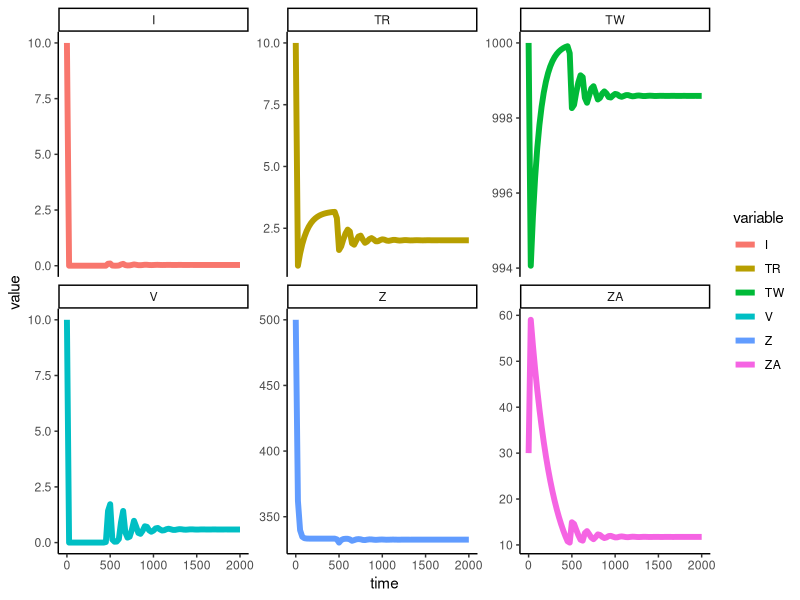
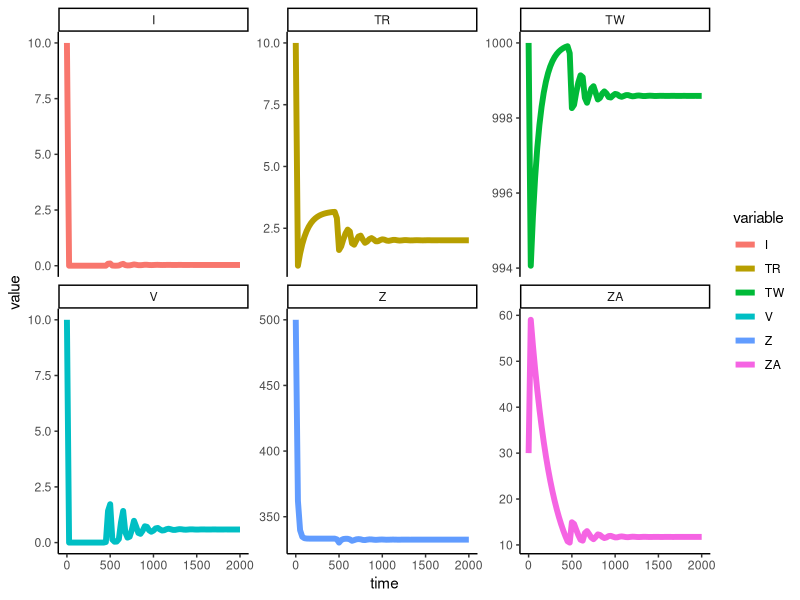

R code for these plots, in order:
library(deSolve)
library(ggplot2)
library(tidyr)

# hiv_func is the function on the right hand side of the
# differential equation. 
hiv_func <- function(t, HIV, params) {

    TW = HIV["TW"]
    TR = HIV["TR"]
    I = HIV["I"]
    V = HIV["V"]
    Z = HIV["Z"]
    ZA = HIV["ZA"]

    lambda_T_W = params["lambda_T_W"]
    lambda_T_R = params["lambda_T_R"]
    X_W= params["X_W"]
    X_R = params["X_R"]
    mu_T_W = params["mu_T_W"]
    mu_T_R = params["mu_T_R"]
    mu_I = params["mu_I"]
    epsilon_V = params["epsilon_V"]
    mu_V = params["mu_V"]
    alpha = params["alpha"]
    c = params["c"]
    lambda_Z = params["lambda_Z"]
    mu_Z = params["mu_Z"]
    beta = params["beta"]
    mu_Z_A = params["mu_Z_A"]

    # now that we have extracted the parameters, we can evaluate the
    # differential equation's right hand side

    dTW = lambda_T_W - mu_T_W*TW - X_W*TW*V
    dTR = lambda_T_R - mu_T_R*TR - X_R*TR*V
    dI = V*(X_W*TW + X_R*TR) - mu_I*I - alpha*I*ZA
    dV = epsilon_V*mu_I*I - mu_V*V
    dZ = lambda_Z + c*Z*I - mu_Z*Z - beta*Z*I
    dZA = beta*Z*I - mu_Z_A*ZA

    list(c(dTW, dTR, dI, dV, dZ, dZA))
}

#parameters
parms <- c(lambda_T_W = 10,
      	   lambda_T_R = 0.03198,
      	   X_W= 0.000024,
      	   X_R = 0.01,
      	   mu_T_W = 0.01,
      	   mu_T_R = 0.01,
      	   mu_I = 0.5,
      	   epsilon_V = 100,
      	   mu_V = 3,
      	   alpha = 0.02,
      	   c = 0.000005,
      	   lambda_Z = 20,
      	   mu_Z = 0.06,
      	   beta = 0.004,
      	   mu_Z_A = 0.004)
	   

# initial values
Pstart <- c(TW = 1000,
       	    TR = 10,
       	    I = 10,
            V = 10,
	    Z = 500,
	    ZA = 30)

# set the times (full collection of x axis points)
times <- seq(from=0, to=2000, by= 25)


diffeq_result <- ode(
    func=hiv_func,
    y=Pstart,
    times=times,
    parms=parms)


diffeq_result <- as.data.frame(diffeq_result)

gathered_result <- gather(diffeq_result, variable, value, -time)

plot_result <- ggplot(data = gathered_result, mapping=aes(x=time, y=value, color = variable)) + geom_line(linewidth=2) + theme_classic() + facet_wrap(~variable, scales = "free_y")

    #plot each equation on its own graph
    #subset(gathered_result, variable == "TR"), #plot declared equation(s) only
		

#save to file
fname_base <- "result_hiv"
extensions = c("png", "pdf")
for (ext in extensions) {
    fname <- paste(fname_base, ".", ext, sep="")
    ggsave(fname, plot_result, height = 5, width = 9) #height,width of png/ pdf
    print(paste("wrote output to file ", fname))
    }
